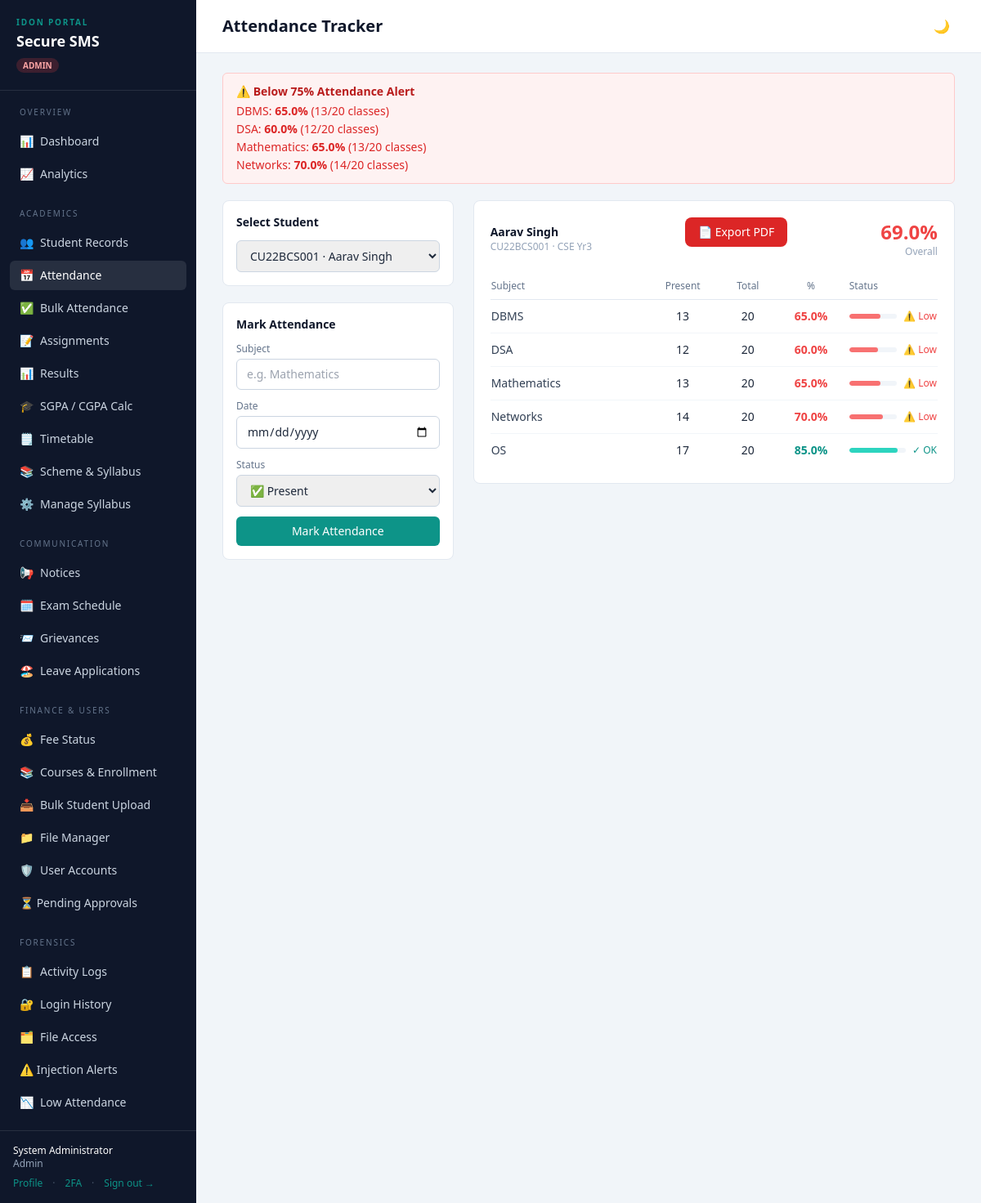
The page /attendance?student_id=1 (signed in) on the database as committed earlier.
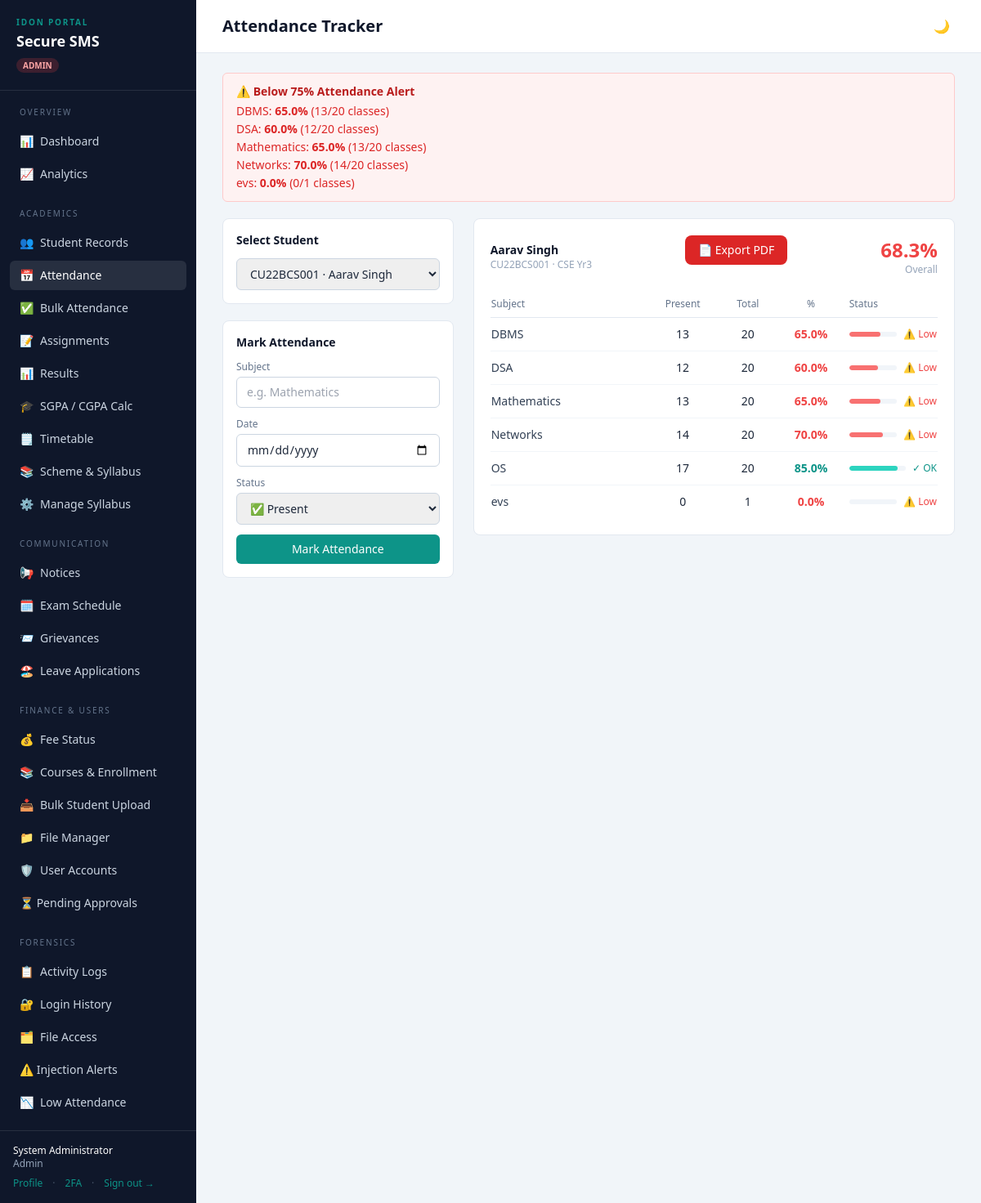
The same page on the database as committed later.
### tables this page shows
CREATE TABLE students (
    id           INTEGER PRIMARY KEY AUTOINCREMENT,
    roll_number  TEXT UNIQUE NOT NULL,
    full_name    TEXT NOT NULL,
    email        TEXT NOT NULL,
    department   TEXT NOT NULL,
    year         INTEGER NOT NULL,
    cgpa         REAL,
    phone        TEXT,
    created_by   INTEGER REFERENCES users(id),
    created_at   DATETIME DEFAULT CURRENT_TIMESTAMP,
    updated_at   DATETIME DEFAULT CURRENT_TIMESTAMP
, programme TEXT, current_semester INTEGER, user_id INTEGER REFERENCES users(id));

CREATE TABLE attendance (
    id          INTEGER PRIMARY KEY AUTOINCREMENT,
    student_id  INTEGER NOT NULL REFERENCES students(id) ON DELETE CASCADE,
    subject     TEXT NOT NULL,
    date        TEXT NOT NULL,
    status      TEXT NOT NULL CHECK(status IN ('present','absent')),
    marked_by   INTEGER REFERENCES users(id),
    created_at  DATETIME DEFAULT CURRENT_TIMESTAMP,
    UNIQUE(student_id, subject, date)
);

### app.py (the view, shortened to what this page needs)
@app.route("/attendance")
@login_required
def attendance():
    u = current_user()
    selected_student = None
    att_data = []
    low_subjects = []
    my_courses = []
    course_filter = None
    if u["role"] == "student":
        user_db = query_one("SELECT * FROM users WHERE id = ?", (u["id"],))
        selected_student = query_one("SELECT * FROM students WHERE user_id = ?", (u["id"],))
        if not selected_student:
            selected_student = query_one("SELECT * FROM students WHERE email = ?", (user_db["email"],))
        if not selected_student:
            selected_student = query_one("SELECT * FROM students WHERE full_name = ?", (user_db["full_name"],))
        sid = selected_student["id"] if selected_student else None
        students = []
    else:
        students = query_all("SELECT * FROM students ORDER BY roll_number")
        sid = request.args.get("student_id") or None
    if sid:
        selected_student = query_one("SELECT * FROM students WHERE id = ?", (sid,))
        att_data = query_all("""
            SELECT subject,
                   COUNT(*) total,
                   SUM(CASE WHEN status='present' THEN 1 ELSE 0 END) present,
                   ROUND(100.0 * SUM(CASE WHEN status='present' THEN 1 ELSE 0 END) / COUNT(*), 1) AS pct
            FROM attendance WHERE student_id = ?
            GROUP BY subject ORDER BY subject
        """, (sid,))
        low_subjects = [r for r in att_data if r["pct"] < 75]
    return render_template("attendance.html", students=students,
                           selected_student=selected_student,
                           att_data=att_data, low_subjects=low_subjects,
                           sid=int(sid) if sid else None,
                           my_courses=my_courses, course_filter=course_filter)

### templates/attendance.html (shortened to what this page needs)
{% extends "base.html" %}
{% block heading %}Attendance Tracker{% endblock %}
{% block content %}
{% if low_subjects %}
<div class="mb-5 px-4 py-3 bg-red-50 border border-red-200 rounded-md">
  <p class="text-sm font-semibold text-red-700 mb-1">⚠️ Below 75% Attendance Alert</p>
  <ul class="text-sm text-red-600 space-y-0.5">
    {% for s in low_subjects %}
      <li>{{ s.subject }}: <strong>{{ s.pct }}%</strong> ({{ s.present }}/{{ s.total }} classes)</li>
    {% endfor %}
  </ul>
</div>
{% endif %}
<div class="grid lg:grid-cols-3 gap-6">
  <div class="space-y-5">
    {% if user.role in ('admin','faculty') %}
    <div class="bg-white rounded-lg border border-slate-200 p-4">
      <h3 class="text-sm font-semibold text-ink mb-3">Select Student</h3>
      <form method="get">
        <select name="student_id" onchange="this.form.submit()"
                class="w-full rounded-md border border-slate-300 px-3 py-2 text-sm
                       focus:border-signal focus:ring-1 focus:ring-signal outline-none">
          {% for s in students %}
            <option value="{{ s.id }}" {{ 'selected' if sid == s.id else '' }}>
              {{ s.roll_number }} · {{ s.full_name }}
            </option>
          {% endfor %}
        </select>
      </form>
    </div>
    {% endif %}
    {% if user.role in ('admin','faculty') and selected_student %}
    <div class="bg-white rounded-lg border border-slate-200 p-4">
      <h3 class="text-sm font-semibold text-ink mb-3">Mark Attendance</h3>
      <form method="post" action="{{ url_for('attendance_mark') }}" class="space-y-3">
        <div>
          <label class="block text-xs font-medium text-slate-500 mb-1">Subject</label>
          <input name="subject" required placeholder="e.g. Mathematics"
                 class="w-full rounded-md border border-slate-300 px-3 py-2 text-sm
                        focus:border-signal focus:ring-1 focus:ring-signal outline-none">
        </div>
        <div>
          <label class="block text-xs font-medium text-slate-500 mb-1">Date</label>
          <input name="date" type="date" required
                 value="{{ now_date if now_date else '' }}"
                 class="w-full rounded-md border border-slate-300 px-3 py-2 text-sm
                        focus:border-signal focus:ring-1 focus:ring-signal outline-none">
        </div>
        <div>
          <label class="block text-xs font-medium text-slate-500 mb-1">Status</label>
          <select name="status" class="w-full rounded-md border border-slate-300 px-3 py-2 text-sm
                                       focus:border-signal focus:ring-1 focus:ring-signal outline-none">
            <option value="present">✅ Present</option>
          </select>
        </div>
        <button class="w-full bg-signal hover:bg-teal-700 text-white text-sm font-medium py-2 rounded-md transition">
          Mark Attendance
        </button>
      </form>
    </div>
    {% endif %}
  </div>
  <div class="lg:col-span-2">
    {% if selected_student %}
    <div class="bg-white rounded-lg border border-slate-200 p-5">
      <div class="flex items-center justify-between mb-4">
        <div>
          <h2 class="text-sm font-semibold text-ink">{{ selected_student.full_name }}</h2>
          <p class="text-xs text-slate-400">{{ selected_student.roll_number }} · {{ selected_student.department }} Yr{{ selected_student.year }}</p>
        </div>
  {% if selected_student %}
  <div class="mb-4 flex justify-end">
    <a href="{{ url_for('attendance_export_pdf', student_id=selected_student.id) }}"
       class="inline-flex items-center gap-2 px-4 py-2 bg-red-600 text-white text-sm rounded-lg hover:bg-red-700 transition font-medium">
      📄 Export PDF
    </a>
  </div>
  {% endif %}
{% if att_data %}
          {% set overall_pct = ((att_data | sum(attribute='present')) / (att_data | sum(attribute='total')) * 100) | round(1) %}
          <div class="text-right">
            <div class="text-2xl font-semibold {{ 'text-teal-600' if overall_pct >= 75 else 'text-red-500' }}">
              {{ overall_pct }}%
            </div>
            <div class="text-xs text-slate-400">Overall</div>
          </div>
        {% endif %}
      </div>
      {% if att_data %}
      <table class="w-full text-sm evidence">
        <thead>
          <tr class="border-b border-slate-200">
            <th class="text-left py-2 font-medium text-slate-500 text-xs">Subject</th>
            <th class="text-center py-2 font-medium text-slate-500 text-xs">Present</th>
            <th class="text-center py-2 font-medium text-slate-500 text-xs">Total</th>
            <th class="text-center py-2 font-medium text-slate-500 text-xs">%</th>
            <th class="text-left py-2 font-medium text-slate-500 text-xs">Status</th>
          </tr>
        </thead>
        <tbody class="divide-y divide-slate-100">
          {% for row in att_data %}
          <tr>
            <td class="py-2.5 font-medium text-steel">{{ row.subject }}</td>
            <td class="py-2.5 text-center">{{ row.present }}</td>
            <td class="py-2.5 text-center">{{ row.total }}</td>
            <td class="py-2.5 text-center font-semibold {{ 'text-teal-600' if row.pct >= 75 else 'text-red-500' }}">
              {{ row.pct }}%
            </td>
            <td class="py-2.5">
              <div class="flex items-center gap-2">
                <div class="flex-1 h-1.5 bg-slate-100 rounded-full overflow-hidden">
                  <div class="h-full rounded-full {{ 'bg-teal-400' if row.pct >= 75 else 'bg-red-400' }}"
                       style="width:{{ [row.pct, 100] | min }}%"></div>
                </div>
                {% if row.pct < 75 %}
                  <span class="text-xs text-red-500 whitespace-nowrap">⚠ Low</span>
                {% else %}
                  <span class="text-xs text-teal-600">✓ OK</span>
                {% endif %}
              </div>
            </td>
          </tr>
          {% endfor %}
        </tbody>
      </table>
      {% else %}
      <p class="text-sm text-slate-400">No attendance records found for this student.</p>
      {% endif %}
    </div>
    {% endif %}
  </div>
</div>
{% endblock %}

### templates/base.html (shortened to what this page needs)
<!doctype html>
<html lang="en">
<head>
  <script src="https://cdn.tailwindcss.com"></script>
</head>
<body class="bg-slate-100 text-slate-800 min-h-screen">
{% if user %}
<div class="flex min-h-screen">
  <aside class="w-60 shrink-0 bg-ink text-slate-300 flex flex-col">
    <div class="px-5 py-5 border-b border-white/10">
      <div class="eyebrow text-[10px] uppercase text-signal font-semibold">IDon Portal</div>
      <div class="text-white font-semibold text-lg leading-tight mt-1">Secure&nbsp;SMS</div>
      <div class="mt-1">
        {% if user.role == 'admin' %}
          <span class="text-[10px] bg-red-500/20 text-red-300 px-2 py-0.5 rounded-full font-semibold">ADMIN</span>
        {% elif user.role == 'faculty' %}
          <span class="text-[10px] bg-blue-500/20 text-blue-300 px-2 py-0.5 rounded-full font-semibold">FACULTY</span>
        {% else %}
          <span class="text-[10px] bg-teal-500/20 text-teal-300 px-2 py-0.5 rounded-full font-semibold">STUDENT</span>
        {% endif %}
      </div>
    </div>
    <nav class="flex-1 px-3 py-4 space-y-1 text-sm">
      {% macro nav(endpoint, label, icon='') %}
        <a href="{{ url_for(endpoint) }}"
           class="flex items-center gap-2 px-3 py-2 rounded-md hover:bg-white/5 hover:text-white transition
                  {{ 'nav-active' if request.endpoint == endpoint else '' }}">
          {% if icon %}<span>{{ icon }}</span>{% endif %}{{ label }}
        </a>
      {% endmacro %}
      {% if user.role == 'admin' %}
        <div class="eyebrow text-[10px] uppercase text-slate-500 px-3 pb-1">Overview</div>
        {{ nav('dashboard', 'Dashboard', '📊') }}
        {{ nav('student_analytics', 'Analytics', '📈') }}
        <div class="eyebrow text-[10px] uppercase text-slate-500 px-3 pt-4 pb-1">Academics</div>
        {{ nav('students', 'Student Records', '👥') }}
        {{ nav('attendance', 'Attendance', '📅') }}
        {{ nav('attendance_bulk_mark', 'Bulk Attendance', '✅') }}
        {{ nav('assignments', 'Assignments', '📝') }}
        {{ nav('results', 'Results', '📊') }}
        {{ nav('sgpa', 'SGPA / CGPA Calc', '🎓') }}
        {{ nav('timetable', 'Timetable', '🗒️') }}
        {{ nav('syllabus.index', 'Scheme & Syllabus', '📚') }}
        {{ nav('syllabus.admin_index', 'Manage Syllabus', '⚙️') }}
        <div class="eyebrow text-[10px] uppercase text-slate-500 px-3 pt-4 pb-1">Communication</div>
        {{ nav('notices', 'Notices', '📢') }}
        {{ nav('exam_schedule', 'Exam Schedule', '🗓️') }}
        {{ nav('grievances', 'Grievances', '📨') }}
        {{ nav('leaves', 'Leave Applications', '🏖️') }}
        <div class="eyebrow text-[10px] uppercase text-slate-500 px-3 pt-4 pb-1">Finance & Users</div>
        {{ nav('fee_status', 'Fee Status', '💰') }}
        {{ nav('courses', 'Courses & Enrollment', '📚') }}
        {{ nav('bulk_upload_students', 'Bulk Student Upload', '📥') }}
        {{ nav('files', 'File Manager', '📁') }}
        {{ nav('users_list', 'User Accounts', '🛡️') }}
        <a href="{{ url_for('pending_users') }}"
           class="flex items-center justify-between px-3 py-2 rounded-md hover:bg-white/5 hover:text-white transition
                  {{ 'nav-active' if request.endpoint == 'pending_users' else '' }}">
          <span class="flex items-center gap-2">⏳ Pending Approvals</span>
        </a>
        <div class="eyebrow text-[10px] uppercase text-slate-500 px-3 pt-4 pb-1">Forensics</div>
        {{ nav('audit_activity', 'Activity Logs', '📋') }}
        {{ nav('audit_logins', 'Login History', '🔐') }}
        {{ nav('audit_files', 'File Access', '🗂️') }}
        <a href="{{ url_for('audit_alerts') }}"
           class="flex items-center justify-between px-3 py-2 rounded-md hover:bg-white/5 hover:text-white transition
                  {{ 'nav-active' if request.endpoint == 'audit_alerts' else '' }}">
          <span class="flex items-center gap-2">⚠️ Injection Alerts</span>
        </a>
        {{ nav('low_attendance_report', 'Low Attendance', '📉') }}
      {% endif %}
    </nav>
    <div class="px-4 py-4 border-t border-white/10 text-xs">
      <div class="text-white font-medium">{{ user.full_name }}</div>
      <div class="text-slate-400 capitalize">{{ user.role }}</div>
      <div class="flex gap-3 mt-2">
        <a href="{{ url_for('profile') }}" class="text-signal hover:text-teal-300">Profile</a>
        <span class="text-slate-600">·</span>
        <a href="{{ url_for('twofa_setup') }}" class="text-signal hover:text-teal-300">2FA</a>
        <span class="text-slate-600">·</span>
        <a href="{{ url_for('logout') }}" class="text-signal hover:text-teal-300">Sign out →</a>
      </div>
    </div>
  </aside>
  <div class="flex-1 flex flex-col min-w-0">
    <header class="bg-white border-b border-slate-200 px-8 py-4 flex items-center justify-between">
      <h1 class="text-xl font-semibold text-ink">{% block heading %}{% endblock %}</h1>
      <div class="flex items-center gap-3">
        <button id="theme-toggle" title="Toggle dark mode"
                onclick="toggleTheme()"
                class="w-8 h-8 rounded-full flex items-center justify-center hover:bg-slate-100 transition text-slate-500 hover:text-slate-800">
          <span id="theme-icon">🌙</span>
        </button>
      </div>
    </header>
    <main class="flex-1 px-8 py-6">
      {% block content %}{% endblock %}
    </main>
  </div>
</div>
{% else %}
  {% block auth %}{% endblock %}
{% endif %}
</body>
</html>

Rows that differ between the two databases and show on the page:
added attendance: subject "evs", pct "0.0", present "0", total "1", shows "⚠ Low"
Other text that changed with them:
{{ overall_pct }}: "69.0" → "68.3"
